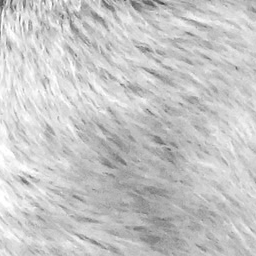
#> input picture results/round3/comparison/0805_target.png, 256 x 256 px; its folder holds 4 pictures in this run
$ python rebuild_round3_val.py
#> lines starting #> are read from the running program, lines starting #| are printed output that depends on the picture
"""
Rebuild the Round 3 validation pairs from the committed target crops.

The original Round 3 dataset is not in the repository, but its 20 validation
high-resolution crops are: results/round3/comparison/<id>_target.png are the
lossless 256x256 grayscale HR images. The low-resolution inputs are recreated
exactly as prepare_dataset_round3.py made them (save_pair): a Pillow bicubic
resize to 128x128.

The LR images therefore depend on the Pillow version. Pillow 12.3.0 reproduces
the committed input_lr_u8 golden vectors bit-for-bit; check with
tests/check_golden_regeneration.py before trusting another version.

Writes <out>/hr/<id>_hr.png and <out>/lr/<id>_lr.png, the layout
generate_golden_vectors.py reads. The default, data/round3/val, is gitignored.
"""

from pathlib import Path
import argparse

from PIL import Image


TARGETS = Path(
    "results/round3/comparison"
)

PATCH_SIZE = 256
LR_SIZE = 128


parser = argparse.ArgumentParser(
    description=__doc__.strip().splitlines()[0]
)

parser.add_argument(
    "--targets",
    type=Path,
    default=TARGETS,
)

parser.add_argument(
    "--out",
    type=Path,
    default=Path("data/round3/val"),
)

args = parser.parse_args()

hr_dir = args.out / "hr"
lr_dir = args.out / "lr"

hr_dir.mkdir(parents=True, exist_ok=True)
lr_dir.mkdir(parents=True, exist_ok=True)

paths = sorted(
    args.targets.glob("*_target.png")
)

if not paths:
    raise SystemExit(
        f"No *_target.png files in {args.targets}"
    )

for path in paths:

    image_id = path.name[:-len("_target.png")]

    hr = Image.open(path).convert("L")
#> hr is the input picture: PIL image 256x256 L; min 61, max 255, mean 198.9

    if hr.size != (PATCH_SIZE, PATCH_SIZE):
        raise SystemExit(
            f"{path}: expected {PATCH_SIZE}x{PATCH_SIZE}, got {hr.size}"
        )

    hr.save(hr_dir / f"{image_id}_hr.png")

    hr.resize(
        (LR_SIZE, LR_SIZE),
        Image.Resampling.BICUBIC
    ).save(lr_dir / f"{image_id}_lr.png")
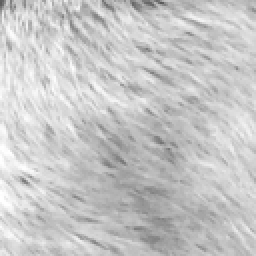
#> saved as 0805_lr.png: PIL image 128x128 L (shown 2 times larger); min 88, max 255, mean 198.9

print(
    f"Rebuilt {len(paths)} validation pairs in {args.out}"
)
